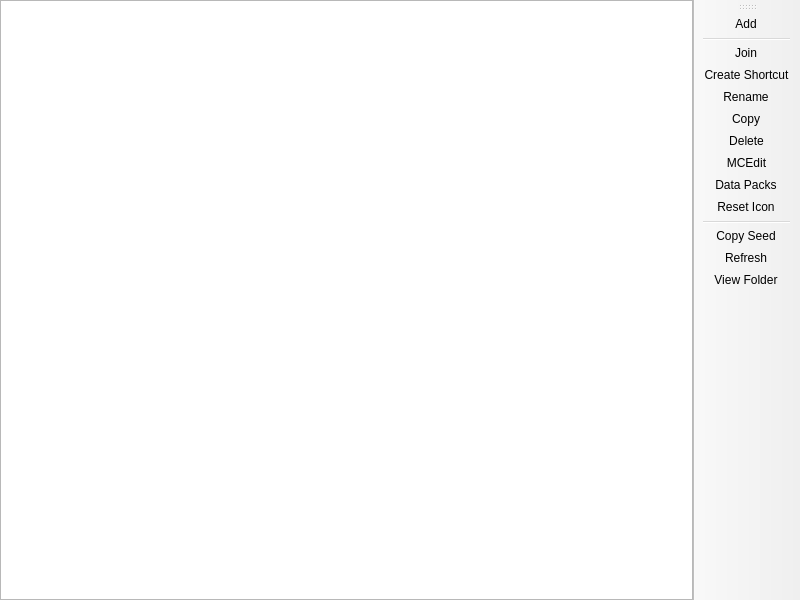
<?xml version="1.0" encoding="UTF-8"?>
<ui version="4.0">
 <class>WorldListPage</class>
 <widget class="QMainWindow" name="WorldListPage">
  <property name="geometry">
   <rect>
    <x>0</x>
    <y>0</y>
    <width>800</width>
    <height>600</height>
   </rect>
  </property>
  <widget class="QWidget" name="centralwidget">
   <layout class="QHBoxLayout" name="horizontalLayout">
    <property name="leftMargin">
     <number>0</number>
    </property>
    <property name="topMargin">
     <number>0</number>
    </property>
    <property name="rightMargin">
     <number>0</number>
    </property>
    <property name="bottomMargin">
     <number>0</number>
    </property>
    <item>
     <widget class="QTreeView" name="worldTreeView">
      <property name="sizePolicy">
       <sizepolicy hsizetype="Expanding" vsizetype="Expanding">
        <horstretch>0</horstretch>
        <verstretch>0</verstretch>
       </sizepolicy>
      </property>
      <property name="acceptDrops">
       <bool>true</bool>
      </property>
      <property name="dragDropMode">
       <enum>QAbstractItemView::DragDrop</enum>
      </property>
      <property name="alternatingRowColors">
       <bool>true</bool>
      </property>
      <property name="rootIsDecorated">
       <bool>false</bool>
      </property>
      <property name="itemsExpandable">
       <bool>false</bool>
      </property>
      <property name="sortingEnabled">
       <bool>true</bool>
      </property>
      <property name="allColumnsShowFocus">
       <bool>true</bool>
      </property>
         <property name="verticalScrollMode">
             <enum>QAbstractItemView::ScrollPerPixel</enum>
         </property>
      <attribute name="headerStretchLastSection">
       <bool>false</bool>
      </attribute>
     </widget>
    </item>
   </layout>
  </widget>
  <widget class="WideBar" name="toolBar">
   <property name="windowTitle">
    <string>Actions</string>
   </property>
   <property name="allowedAreas">
    <set>Qt::LeftToolBarArea|Qt::RightToolBarArea</set>
   </property>
   <property name="toolButtonStyle">
    <enum>Qt::ToolButtonTextOnly</enum>
   </property>
   <property name="floatable">
    <bool>false</bool>
   </property>
   <attribute name="toolBarArea">
    <enum>RightToolBarArea</enum>
   </attribute>
   <attribute name="toolBarBreak">
    <bool>false</bool>
   </attribute>
   <addaction name="actionAdd"/>
   <addaction name="separator"/>
   <addaction name="actionJoin"/>
   <addaction name="actionCreate_Shortcut"/>
   <addaction name="actionRename"/>
   <addaction name="actionCopy"/>
   <addaction name="actionRemove"/>
   <addaction name="actionMCEdit"/>
      <addaction name="actionData_Packs"/>
   <addaction name="actionReset_Icon"/>
   <addaction name="separator"/>
   <addaction name="actionCopy_Seed"/>
   <addaction name="actionRefresh"/>
   <addaction name="actionView_Folder"/>
  </widget>
  <action name="actionAdd">
   <property name="text">
    <string>Add</string>
   </property>
  </action>
  <action name="actionJoin">
   <property name="text">
    <string>Join</string>
   </property>
  </action>
  <action name="actionCreate_Shortcut">
   <property name="text">
    <string>Create Shortcut</string>
   </property>
  </action>
  <action name="actionRename">
   <property name="text">
    <string>Rename</string>
   </property>
  </action>
  <action name="actionCopy">
   <property name="text">
    <string>Copy</string>
   </property>
  </action>
  <action name="actionRemove">
   <property name="text">
    <string>Delete</string>
   </property>
  </action>
  <action name="actionMCEdit">
   <property name="text">
    <string>MCEdit</string>
   </property>
  </action>
  <action name="actionCopy_Seed">
   <property name="text">
    <string>Copy Seed</string>
   </property>
  </action>
  <action name="actionRefresh">
   <property name="text">
    <string>Refresh</string>
   </property>
  </action>
  <action name="actionView_Folder">
   <property name="text">
    <string>View Folder</string>
   </property>
  </action>
  <action name="actionReset_Icon">
   <property name="text">
    <string>Reset Icon</string>
   </property>
   <property name="toolTip">
    <string>Remove world icon to make the game re-generate it on next load.</string>
   </property>
  </action>
     <action name="actionData_Packs">
   <property name="text">
       <string>Data Packs</string>
   </property>
   <property name="toolTip">
       <string>Manage data packs inside the world.</string>
   </property>
  </action>
 </widget>
 <customwidgets>
  <customwidget>
   <class>WideBar</class>
   <extends>QToolBar</extends>
   <header>ui/widgets/WideBar.h</header>
  </customwidget>
 </customwidgets>
 <resources/>
 <connections/>
</ui>
